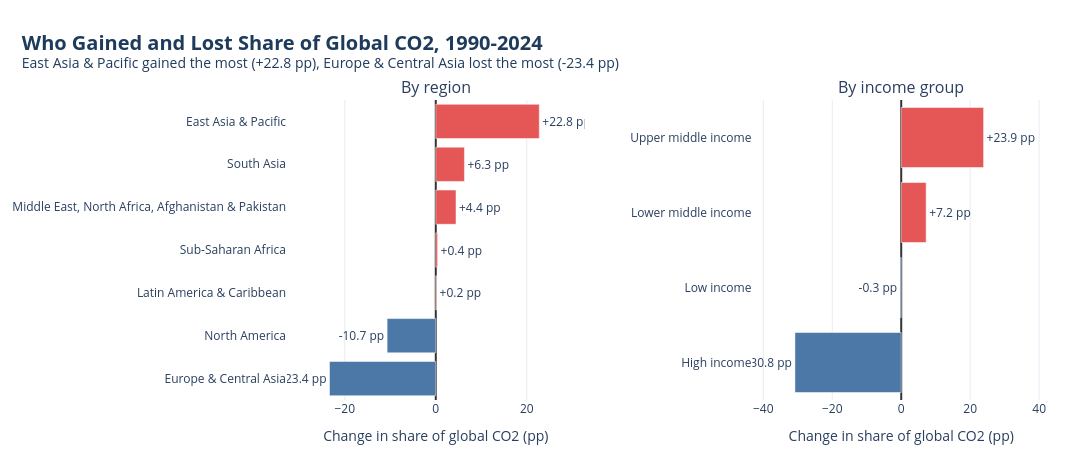

Notebook cell for this chart:
### Markdown cell above
### Q5. Which regions and income groups changed their share most over 1990 to now?

### Code cell
def find(*keys):
    for c in country_income.columns:
        if any(k in c.lower() for k in keys):
            return c
    return None

KEY = "iso_code" if "iso_code" in country_income.columns else find("iso", "code")
REGION = find("region")
INCOME = find("income")
print("Using ->", "key:", KEY, "| region:", REGION, "| income:", INCOME)

# One row per country (in case the table repeats countries by year)
meta = (country_income[[KEY, REGION, INCOME]].dropna(subset=[KEY])
        .drop_duplicates(subset=[KEY], keep="last"))
m = df.merge(meta, left_on="iso_code", right_on=KEY, how="left")
Y_START, Y_END = 1990, LATEST

def share_change(group_col):
    out = {}
    for y in (Y_START, Y_END):
        s_ = m[m["year"] == y].dropna(subset=["co2_mt", group_col])
        g_ = s_.groupby(group_col)["co2_mt"].sum()
        out[y] = g_ / g_.sum() * 100
    t_ = pd.DataFrame({f"{Y_START} %": out[Y_START], f"{Y_END} %": out[Y_END]}).fillna(0)
    t_["change (pp)"] = t_[f"{Y_END} %"] - t_[f"{Y_START} %"]
    return t_.sort_values("change (pp)")

reg = share_change(REGION)
inc = share_change(INCOME)

# ---- graph ----
fig = make_subplots(rows=1, cols=2, subplot_titles=("By region", "By income group"), horizontal_spacing=0.22)
for i, t_ in enumerate([reg, inc], start=1):
    fig.add_trace(go.Bar(
        y=t_.index, x=t_["change (pp)"], orientation="h",
        marker_color=[RED if v > 0 else BLUE for v in t_["change (pp)"]],
        text=[f"{v:+.1f} pp" for v in t_["change (pp)"]], textposition="outside", showlegend=False,
        hovertemplate="%{y}: %{x:+.1f} pp<extra></extra>",
    ), row=1, col=i)
    pad = t_["change (pp)"].abs().max() * 1.4
    fig.update_xaxes(range=[-pad, pad], title_text="Change in share of global CO2 (pp)",
                     gridcolor="#e8ecf3", zeroline=True, zerolinecolor="#333", row=1, col=i)
top_r, bot_r = reg["change (pp)"].idxmax(), reg["change (pp)"].idxmin()
fig.update_layout(
    template="plotly_white", width=1090, height=460, margin=dict(l=40, r=40, t=100, b=60),
    title=dict(text=f"<b>Who Gained and Lost Share of Global CO2, {Y_START}-{Y_END}</b>"
                    f"<br><sup>{top_r} gained the most ({reg.loc[top_r, 'change (pp)']:+.1f} pp), "
                    f"{bot_r} lost the most ({reg.loc[bot_r, 'change (pp)']:+.1f} pp)</sup>",
               x=0.02, xanchor="left", font=dict(color="#1f3b5c", size=20)),
)
fig.show()

print(f"--- Share of global CO2 by region, {Y_START} vs {Y_END} ---")
print(reg.sort_values("change (pp)", ascending=False).round(1))
print(f"\n--- Share of global CO2 by income group, {Y_START} vs {Y_END} ---")
print(inc.sort_values("change (pp)", ascending=False).round(1))
unmatched = m[(m["year"] == Y_END) & m[REGION].isna() & m["co2_mt"].notna()]["country"].tolist()
print("\nCountries with CO2 but no region match:", unmatched[:15])

# ---- summary ----
def moves(t_, n=3):
    def f(frame):
        return ", ".join(f"{i} ({r[f'{Y_START} %']:.1f}% to {r[f'{Y_END} %']:.1f}%, {r['change (pp)']:+.1f} pp)"
                         for i, r in frame.iterrows())
    up = t_[t_["change (pp)"] > 0].sort_values("change (pp)", ascending=False).head(n)
    down = t_[t_["change (pp)"] < 0].sort_values("change (pp)").head(n)
    return f(up), f(down)

r_up, r_down = moves(reg)
i_up, i_down = moves(inc)
summary = (
    f"The centre of gravity of global emissions has shifted between {Y_START} and {Y_END}. By region, the biggest "
    f"gains were {r_up}; the biggest losses were {r_down}. By income group, the gains were {i_up}, while the "
    f"losses were {i_down}."
)
print(summary)
save_report(TOPIC, "q5", "Which regions and income groups changed their share most over 1990 to now?", fig, summary)

### Figure 1 — Plotly figure (JSON) as saved in the notebook; plotly's stock layout.template omitted (floating-point values rounded to 4 significant figures)
{"data": [{"hovertemplate": "%{y}: %{x:+.1f} pp<extra></extra>", "marker": {"color": ["#4C78A8", "#4C78A8", "#E45756", "#E45756", "#E45756", "#E45756", "#E45756"]}, "orientation": "h", "showlegend": false, "text": ["-23.4 pp", "-10.7 pp", "+0.2 pp", "+0.4 pp", "+4.4 pp", "+6.3 pp", "+22.8 pp"], "textposition": "outside", "type": "bar", "x": [-23.36, -10.7, 0.1638, 0.4001, 4.444, 6.303, 22.75], "xaxis": "x", "y": ["Europe & Central Asia", "North America", "Latin America & Caribbean", "Sub-Saharan Africa", "Middle East, North Africa, Afghanistan & Pakistan", "South Asia", "East Asia & Pacific"], "yaxis": "y"}, {"hovertemplate": "%{y}: %{x:+.1f} pp<extra></extra>", "marker": {"color": ["#4C78A8", "#4C78A8", "#E45756", "#E45756"]}, "orientation": "h", "showlegend": false, "text": ["-30.8 pp", "-0.3 pp", "+7.2 pp", "+23.9 pp"], "textposition": "outside", "type": "bar", "x": [-30.82, -0.292, 7.224, 23.89], "xaxis": "x2", "y": ["High income", "Low income", "Lower middle income", "Upper middle income"], "yaxis": "y2"}], "layout": {"annotations": [{"font": {"size": 16}, "showarrow": false, "text": "By region", "x": 0.195, "xanchor": "center", "xref": "paper", "y": 1, "yanchor": "bottom", "yref": "paper"}, {"font": {"size": 16}, "showarrow": false, "text": "By income group", "x": 0.805, "xanchor": "center", "xref": "paper", "y": 1, "yanchor": "bottom", "yref": "paper"}], "height": 460, "margin": {"b": 60, "l": 40, "r": 40, "t": 100}, "title": {"font": {"color": "#1f3b5c", "size": 20}, "text": "<b>Who Gained and Lost Share of Global CO2, 1990-2024</b><br><sup>East Asia & Pacific gained the most (+22.8 pp), Europe & Central Asia lost the most (-23.4 pp)</sup>", "x": 0.02, "xanchor": "left"}, "width": 1090, "xaxis": {"anchor": "y", "domain": [0, 0.39], "gridcolor": "#e8ecf3", "range": [-32.71, 32.71], "title": {"text": "Change in share of global CO2 (pp)"}, "zeroline": true, "zerolinecolor": "#333"}, "xaxis2": {"anchor": "y2", "domain": [0.61, 1], "gridcolor": "#e8ecf3", "range": [-43.15, 43.15], "title": {"text": "Change in share of global CO2 (pp)"}, "zeroline": true, "zerolinecolor": "#333"}, "yaxis": {"anchor": "x", "domain": [0, 1]}, "yaxis2": {"anchor": "x2", "domain": [0, 1]}}}
